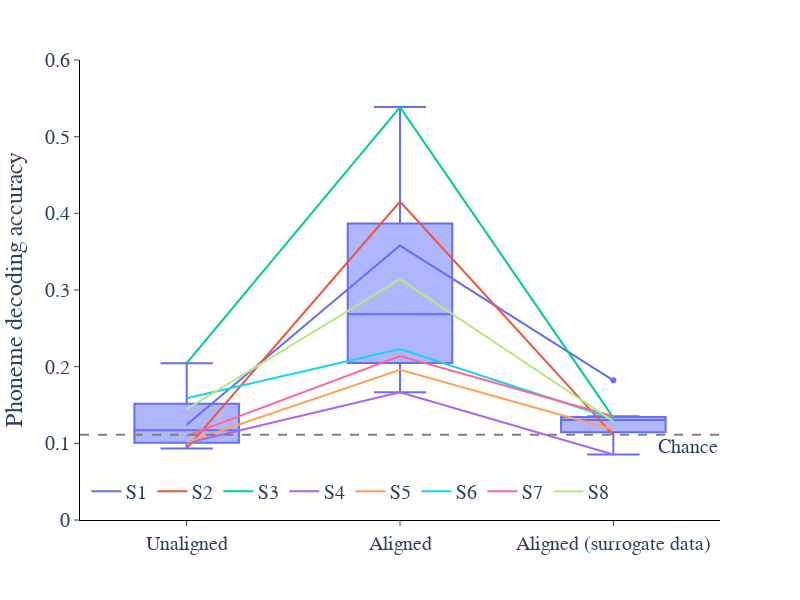

Here is the notebook cell this chart was saved with:
### Code cell
fig_ind = 'pAll'
fig_df = noTar_decode_df_long[noTar_decode_df_long['Phoneme Index'] == fig_ind].drop(columns=['Phoneme Index']).groupby(['Patient', 'Decoding Context'], sort=False).mean().reset_index()

fig = px.line(fig_df, x='Decoding Context', y="accuracy", color='Patient', width=800, height=600, color_discrete_sequence=px.colors.qualitative.Plotly)
fig.add_traces(px.box(fig_df, x='Decoding Context', y="accuracy").data)
fig.add_hline(y=1/9, line_dash='dash', line_color='grey', annotation_text='Chance', annotation_position='bottom right')
fig.update_layout(
    plot_bgcolor='white',
    legend=dict(
        orientation='h',
        yanchor='bottom',
        y=0.02,
        xanchor='left',
        x=0.01,
        title_text=''
    ),
    title_text='',
    title_x=0.5,
    font=dict(size=20, family='Arial')
)
fig.update_xaxes(
    title='',
    mirror=False,
    ticks='outside',
    showline=True,
    linecolor='black',
    showgrid=False,
)
fig.update_yaxes(
    title='Phoneme decoding accuracy',
    mirror=False,
    ticks='outside',
    showline=True,
    linecolor='black',
    showgrid=False,
    range=[0, 0.6]
)
fig.show()

### Figure 1 — Plotly figure (JSON) as saved in the notebook; plotly's stock layout.template omitted (floating-point values rounded to 4 significant figures)
{"data": [{"hovertemplate": "Patient=S1<br>Decoding Context=%{x}<br>accuracy=%{y}<extra></extra>", "legendgroup": "S1", "line": {"color": "#636EFA", "dash": "solid"}, "marker": {"symbol": "circle"}, "mode": "lines", "name": "S1", "orientation": "v", "showlegend": true, "type": "scatter", "x": ["Unaligned", "Aligned", "Aligned (surrogate data)"], "xaxis": "x", "y": [0.1244, 0.358, 0.1822], "yaxis": "y"}, {"hovertemplate": "Patient=S2<br>Decoding Context=%{x}<br>accuracy=%{y}<extra></extra>", "legendgroup": "S2", "line": {"color": "#EF553B", "dash": "solid"}, "marker": {"symbol": "circle"}, "mode": "lines", "name": "S2", "orientation": "v", "showlegend": true, "type": "scatter", "x": ["Unaligned", "Aligned", "Aligned (surrogate data)"], "xaxis": "x", "y": [0.09338, 0.4154, 0.1106], "yaxis": "y"}, {"hovertemplate": "Patient=S3<br>Decoding Context=%{x}<br>accuracy=%{y}<extra></extra>", "legendgroup": "S3", "line": {"color": "#00CC96", "dash": "solid"}, "marker": {"symbol": "circle"}, "mode": "lines", "name": "S3", "orientation": "v", "showlegend": true, "type": "scatter", "x": ["Unaligned", "Aligned", "Aligned (surrogate data)"], "xaxis": "x", "y": [0.2045, 0.5386, 0.1336], "yaxis": "y"}, {"hovertemplate": "Patient=S4<br>Decoding Context=%{x}<br>accuracy=%{y}<extra></extra>", "legendgroup": "S4", "line": {"color": "#AB63FA", "dash": "solid"}, "marker": {"symbol": "circle"}, "mode": "lines", "name": "S4", "orientation": "v", "showlegend": true, "type": "scatter", "x": ["Unaligned", "Aligned", "Aligned (surrogate data)"], "xaxis": "x", "y": [0.1005, 0.1666, 0.08547], "yaxis": "y"}, {"hovertemplate": "Patient=S5<br>Decoding Context=%{x}<br>accuracy=%{y}<extra></extra>", "legendgroup": "S5", "line": {"color": "#FFA15A", "dash": "solid"}, "marker": {"symbol": "circle"}, "mode": "lines", "name": "S5", "orientation": "v", "showlegend": true, "type": "scatter", "x": ["Unaligned", "Aligned", "Aligned (surrogate data)"], "xaxis": "x", "y": [0.1013, 0.196, 0.1181], "yaxis": "y"}, {"hovertemplate": "Patient=S6<br>Decoding Context=%{x}<br>accuracy=%{y}<extra></extra>", "legendgroup": "S6", "line": {"color": "#19D3F3", "dash": "solid"}, "marker": {"symbol": "circle"}, "mode": "lines", "name": "S6", "orientation": "v", "showlegend": true, "type": "scatter", "x": ["Unaligned", "Aligned", "Aligned (surrogate data)"], "xaxis": "x", "y": [0.1588, 0.2229, 0.1321], "yaxis": "y"}, {"hovertemplate": "Patient=S7<br>Decoding Context=%{x}<br>accuracy=%{y}<extra></extra>", "legendgroup": "S7", "line": {"color": "#FF6692", "dash": "solid"}, "marker": {"symbol": "circle"}, "mode": "lines", "name": "S7", "orientation": "v", "showlegend": true, "type": "scatter", "x": ["Unaligned", "Aligned", "Aligned (surrogate data)"], "xaxis": "x", "y": [0.1097, 0.2138, 0.1353], "yaxis": "y"}, {"hovertemplate": "Patient=S8<br>Decoding Context=%{x}<br>accuracy=%{y}<extra></extra>", "legendgroup": "S8", "line": {"color": "#B6E880", "dash": "solid"}, "marker": {"symbol": "circle"}, "mode": "lines", "name": "S8", "orientation": "v", "showlegend": true, "type": "scatter", "x": ["Unaligned", "Aligned", "Aligned (surrogate data)"], "xaxis": "x", "y": [0.1447, 0.3141, 0.1287], "yaxis": "y"}, {"alignmentgroup": "True", "hovertemplate": "Decoding Context=%{x}<br>accuracy=%{y}<extra></extra>", "legendgroup": "", "marker": {"color": "#636efa"}, "name": "", "notched": false, "offsetgroup": "", "orientation": "v", "showlegend": false, "type": "box", "x": ["Unaligned", "Aligned", "Aligned (surrogate data)", "Unaligned", "Aligned", "Aligned (surrogate data)", "Unaligned", "Aligned", "Aligned (surrogate data)", "Unaligned", "Aligned", "Aligned (surrogate data)", "Unaligned", "Aligned", "Aligned (surrogate data)", "Unaligned", "Aligned", "Aligned (surrogate data)", "Unaligned", "Aligned", "Aligned (surrogate data)", "Unaligned", "Aligned", "Aligned (surrogate data)"], "x0": " ", "xaxis": "x", "y": [0.1244, 0.358, 0.1822, 0.09338, 0.4154, 0.1106, 0.2045, 0.5386, 0.1336, 0.1005, 0.1666, 0.08547, 0.1013, 0.196, 0.1181, 0.1588, 0.2229, 0.1321, 0.1097, 0.2138, 0.1353, 0.1447, 0.3141, 0.1287], "y0": " ", "yaxis": "y"}], "layout": {"annotations": [{"showarrow": false, "text": "Chance", "x": 1, "xanchor": "right", "xref": "x domain", "y": 0.1111, "yanchor": "top", "yref": "y"}], "font": {"family": "Arial", "size": 20}, "height": 600, "legend": {"orientation": "h", "title": {"text": ""}, "tracegroupgap": 0, "x": 0.01, "xanchor": "left", "y": 0.02, "yanchor": "bottom"}, "margin": {"t": 60}, "plot_bgcolor": "white", "shapes": [{"line": {"color": "grey", "dash": "dash"}, "type": "line", "x0": 0, "x1": 1, "xref": "x domain", "y0": 0.1111, "y1": 0.1111, "yref": "y"}], "title": {"text": "", "x": 0.5}, "width": 800, "xaxis": {"anchor": "y", "domain": [0, 1], "linecolor": "black", "mirror": false, "showgrid": false, "showline": true, "ticks": "outside", "title": {"text": ""}}, "yaxis": {"anchor": "x", "domain": [0, 1], "linecolor": "black", "mirror": false, "range": [0, 0.6], "showgrid": false, "showline": true, "ticks": "outside", "title": {"text": "Phoneme decoding accuracy"}}}}
